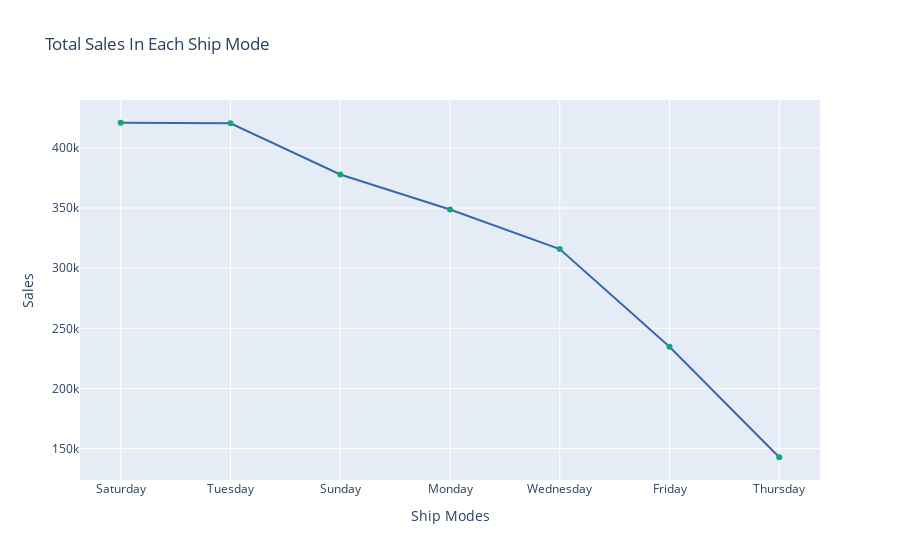

This figure's notebook cell:
### Code cell
top_ship_mode = df.groupby('Day')['Sales'].sum().astype(int).sort_values(ascending=False).round()

# Create a line plot with Plotly
fig4 = go.Figure()

# Adding a line with markers (pointers)
fig4.add_trace(go.Scatter(
    x=top_ship_mode.index,  # The 'Day' values (or 'Ship Modes' if applicable)
    y=top_ship_mode.values,  # The sales values
    mode='lines+markers',  # 'lines+markers' specifies both line and markers at data points
    line=dict(color=px.colors.qualitative.Bold[2]),  # Line color
    marker=dict(size=8, color=px.colors.qualitative.Bold[1])  # Pointers (markers) customization
))

# Update layout
fig4.update_layout(
    title="Total Sales In Each Ship Mode",
    xaxis_title="Ship Modes",  # Change this label if it's not 'Ship Modes' and needs to reflect 'Days' or something else
    yaxis_title="Sales"
)

# Display the chart
fig4.show()

### Figure 1 — Plotly figure (JSON) as saved in the notebook; plotly's stock layout.template omitted (floating-point values rounded to 4 significant figures)
{"data": [{"line": {"color": "rgb(57, 105, 172)"}, "marker": {"color": "rgb(17, 165, 121)"}, "mode": "lines+markers", "type": "scatter", "x": ["Saturday", "Tuesday", "Sunday", "Monday", "Wednesday", "Friday", "Thursday"], "y": [420904, 420471, 377868, 348787, 315888, 234710, 142839]}], "layout": {"autosize": true, "title": {"text": "Total Sales In Each Ship Mode"}, "xaxis": {"autorange": true, "range": [-0.3631, 6.363], "title": {"text": "Ship Modes"}, "type": "category"}, "yaxis": {"autorange": true, "range": [119900.0, 443900.0], "title": {"text": "Sales"}, "type": "linear"}}}
